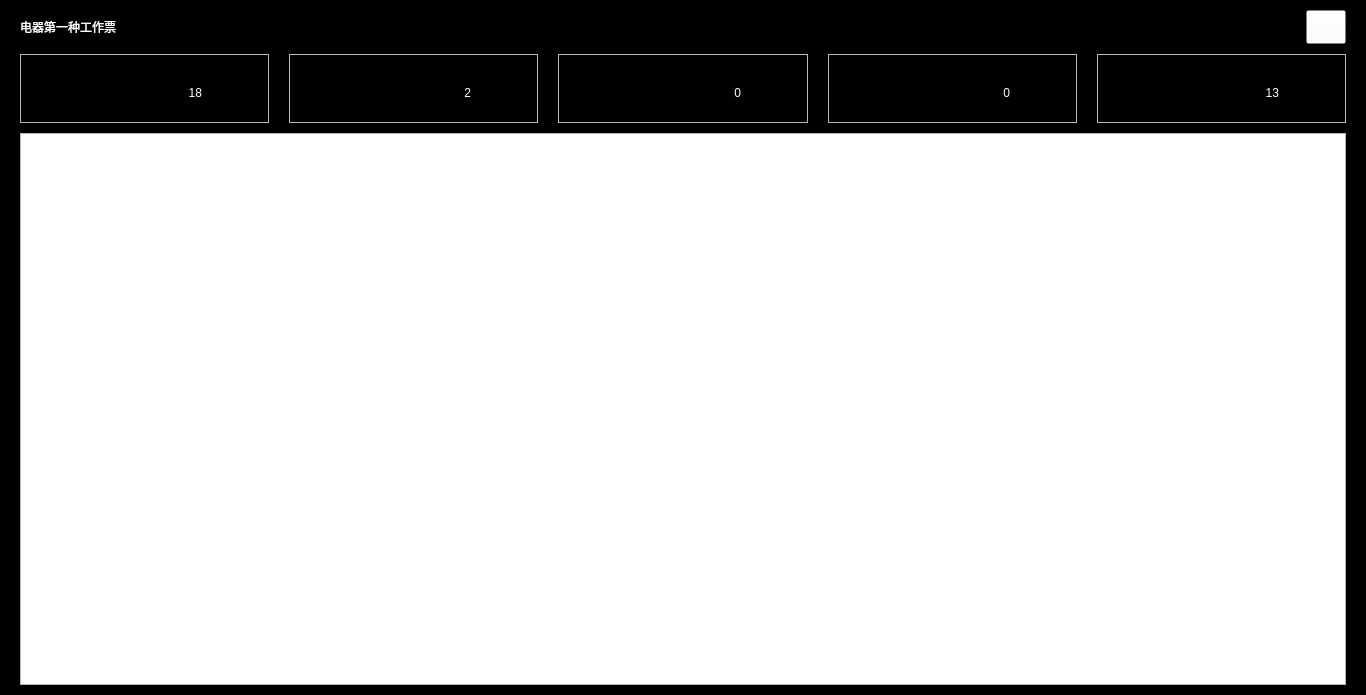
<?xml version="1.0" encoding="UTF-8"?>
<ui version="4.0">
 <class>TicketStepMonitor</class>
 <widget class="QWidget" name="TicketStepMonitor">
  <property name="geometry">
   <rect>
    <x>0</x>
    <y>0</y>
    <width>1366</width>
    <height>695</height>
   </rect>
  </property>
  <property name="windowTitle">
   <string>Form</string>
  </property>
  <property name="styleSheet">
   <string notr="true">QWidget#TicketStepMonitor
{
	
	background-color: rgb(0, 0, 0);
}</string>
  </property>
  <layout class="QGridLayout" name="gridLayout_6">
   <property name="leftMargin">
    <number>20</number>
   </property>
   <property name="topMargin">
    <number>10</number>
   </property>
   <property name="rightMargin">
    <number>20</number>
   </property>
   <property name="bottomMargin">
    <number>10</number>
   </property>
   <property name="spacing">
    <number>0</number>
   </property>
   <item row="0" column="0">
    <layout class="QVBoxLayout" name="verticalLayout_6" stretch="1,2,16">
     <property name="spacing">
      <number>10</number>
     </property>
     <property name="leftMargin">
      <number>0</number>
     </property>
     <property name="topMargin">
      <number>0</number>
     </property>
     <property name="rightMargin">
      <number>0</number>
     </property>
     <property name="bottomMargin">
      <number>0</number>
     </property>
     <item>
      <layout class="QHBoxLayout" name="horizontalLayout" stretch="5,26,1">
       <property name="spacing">
        <number>150</number>
       </property>
       <item>
        <widget class="QLabel" name="label_TicketNameDisp">
         <property name="sizePolicy">
          <sizepolicy hsizetype="Expanding" vsizetype="Expanding">
           <horstretch>0</horstretch>
           <verstretch>0</verstretch>
          </sizepolicy>
         </property>
         <property name="styleSheet">
          <string notr="true">QLabel#label_TicketNameDisp
{
color: rgb(255, 255, 255);
	font: 75 20px &quot;微软雅黑&quot;;
}</string>
         </property>
         <property name="text">
          <string>电器第一种工作票</string>
         </property>
         <property name="alignment">
          <set>Qt::AlignLeading|Qt::AlignLeft|Qt::AlignVCenter</set>
         </property>
        </widget>
       </item>
       <item>
        <spacer name="horizontalSpacer">
         <property name="orientation">
          <enum>Qt::Horizontal</enum>
         </property>
         <property name="sizeHint" stdset="0">
          <size>
           <width>218</width>
           <height>20</height>
          </size>
         </property>
        </spacer>
       </item>
       <item>
        <widget class="QPushButton" name="pushButton_returnLastPage">
         <property name="sizePolicy">
          <sizepolicy hsizetype="Expanding" vsizetype="Expanding">
           <horstretch>0</horstretch>
           <verstretch>0</verstretch>
          </sizepolicy>
         </property>
         <property name="styleSheet">
          <string notr="true">QPushButton#pushButton_returnLastPage
{
	background-color: rgb(255, 255, 255,0);
	border-image: url(:/image/TicketStep/getback.png);
}</string>
         </property>
         <property name="text">
          <string/>
         </property>
        </widget>
       </item>
      </layout>
     </item>
     <item>
      <layout class="QHBoxLayout" name="horizontalLayout_7" stretch="1,1,1,1,1">
       <property name="spacing">
        <number>20</number>
       </property>
       <item>
        <widget class="QFrame" name="frame">
         <property name="styleSheet">
          <string notr="true">QFrame#frame
{
border-image: url(:/image/TicketStep/WorkNum.png);
}

</string>
         </property>
         <property name="frameShape">
          <enum>QFrame::StyledPanel</enum>
         </property>
         <property name="frameShadow">
          <enum>QFrame::Raised</enum>
         </property>
         <layout class="QGridLayout" name="gridLayout">
          <item row="0" column="0">
           <layout class="QVBoxLayout" name="verticalLayout" stretch="1,1">
            <property name="spacing">
             <number>0</number>
            </property>
            <property name="bottomMargin">
             <number>10</number>
            </property>
            <item>
             <widget class="QLabel" name="worklabel">
              <property name="styleSheet">
               <string notr="true">QLabel#worklabel
{
	background-color: rgb(255, 255, 255,0);
}</string>
              </property>
              <property name="text">
               <string/>
              </property>
              <property name="alignment">
               <set>Qt::AlignCenter</set>
              </property>
             </widget>
            </item>
            <item>
             <layout class="QHBoxLayout" name="horizontalLayout_2" stretch="3,1">
              <property name="spacing">
               <number>0</number>
              </property>
              <item>
               <widget class="QLabel" name="label_WorkNum">
                <property name="styleSheet">
                 <string notr="true">QLabel#label_WorkNum
{
	background-color: rgb(255, 255, 255,0);
	color: rgb(255, 255, 255);
	font: 16pt &quot;微软雅黑&quot;;
}</string>
                </property>
                <property name="text">
                 <string>18</string>
                </property>
                <property name="alignment">
                 <set>Qt::AlignRight|Qt::AlignTrailing|Qt::AlignVCenter</set>
                </property>
               </widget>
              </item>
              <item>
               <spacer name="horizontalSpacer_2">
                <property name="orientation">
                 <enum>Qt::Horizontal</enum>
                </property>
                <property name="sizeHint" stdset="0">
                 <size>
                  <width>40</width>
                  <height>20</height>
                 </size>
                </property>
               </spacer>
              </item>
             </layout>
            </item>
           </layout>
          </item>
         </layout>
        </widget>
       </item>
       <item>
        <widget class="QFrame" name="frame_2">
         <property name="styleSheet">
          <string notr="true">QFrame#frame_2
{
border-image: url(:/image/TicketStep/WorkingNum.png);
}

</string>
         </property>
         <property name="frameShape">
          <enum>QFrame::StyledPanel</enum>
         </property>
         <property name="frameShadow">
          <enum>QFrame::Raised</enum>
         </property>
         <layout class="QGridLayout" name="gridLayout_2">
          <item row="0" column="0">
           <layout class="QVBoxLayout" name="verticalLayout_2" stretch="1,1">
            <property name="spacing">
             <number>0</number>
            </property>
            <property name="bottomMargin">
             <number>10</number>
            </property>
            <item>
             <widget class="QLabel" name="joblabel">
              <property name="styleSheet">
               <string notr="true">QLabel#joblabel
{
	background-color: rgb(255, 255, 255,0);
}
</string>
              </property>
              <property name="text">
               <string/>
              </property>
              <property name="alignment">
               <set>Qt::AlignCenter</set>
              </property>
             </widget>
            </item>
            <item>
             <layout class="QHBoxLayout" name="horizontalLayout_3" stretch="3,1">
              <property name="spacing">
               <number>0</number>
              </property>
              <item>
               <widget class="QLabel" name="label_WorkingNum">
                <property name="styleSheet">
                 <string notr="true">QLabel#label_WorkingNum
{
	background-color: rgb(255, 255, 255,0);
	color: rgb(255, 255, 255);
	font: 16pt &quot;微软雅黑&quot;;
}</string>
                </property>
                <property name="text">
                 <string>2</string>
                </property>
                <property name="alignment">
                 <set>Qt::AlignRight|Qt::AlignTrailing|Qt::AlignVCenter</set>
                </property>
               </widget>
              </item>
              <item>
               <spacer name="horizontalSpacer_3">
                <property name="orientation">
                 <enum>Qt::Horizontal</enum>
                </property>
                <property name="sizeHint" stdset="0">
                 <size>
                  <width>40</width>
                  <height>20</height>
                 </size>
                </property>
               </spacer>
              </item>
             </layout>
            </item>
           </layout>
          </item>
         </layout>
        </widget>
       </item>
       <item>
        <widget class="QFrame" name="frame_3">
         <property name="styleSheet">
          <string notr="true">QFrame#frame_3
{
border-image: url(:/image/TicketStep/NoStartWork.png);
}

</string>
         </property>
         <property name="frameShape">
          <enum>QFrame::StyledPanel</enum>
         </property>
         <property name="frameShadow">
          <enum>QFrame::Raised</enum>
         </property>
         <layout class="QGridLayout" name="gridLayout_3">
          <item row="0" column="0">
           <layout class="QVBoxLayout" name="verticalLayout_3" stretch="1,1">
            <property name="spacing">
             <number>0</number>
            </property>
            <property name="bottomMargin">
             <number>10</number>
            </property>
            <item>
             <widget class="QLabel" name="endlabel">
              <property name="styleSheet">
               <string notr="true">background-color: rgb(255, 255, 255,0);</string>
              </property>
              <property name="text">
               <string/>
              </property>
              <property name="alignment">
               <set>Qt::AlignCenter</set>
              </property>
             </widget>
            </item>
            <item>
             <layout class="QHBoxLayout" name="horizontalLayout_4" stretch="3,1">
              <property name="spacing">
               <number>0</number>
              </property>
              <item>
               <widget class="QLabel" name="label_NoStart">
                <property name="styleSheet">
                 <string notr="true">
QLabel#label_NoStart
{	
	background-color: rgb(255, 255, 255,0);
	color: rgb(255, 255, 255);
	font: 16pt &quot;微软雅黑&quot;;
}</string>
                </property>
                <property name="text">
                 <string>0</string>
                </property>
                <property name="alignment">
                 <set>Qt::AlignRight|Qt::AlignTrailing|Qt::AlignVCenter</set>
                </property>
               </widget>
              </item>
              <item>
               <spacer name="horizontalSpacer_4">
                <property name="orientation">
                 <enum>Qt::Horizontal</enum>
                </property>
                <property name="sizeHint" stdset="0">
                 <size>
                  <width>40</width>
                  <height>20</height>
                 </size>
                </property>
               </spacer>
              </item>
             </layout>
            </item>
           </layout>
          </item>
         </layout>
        </widget>
       </item>
       <item>
        <widget class="QFrame" name="frame_4">
         <property name="styleSheet">
          <string notr="true">QFrame#frame_4
{
border-image: url(:/image/TicketStep/HaveEndNum.png);
}

</string>
         </property>
         <property name="frameShape">
          <enum>QFrame::StyledPanel</enum>
         </property>
         <property name="frameShadow">
          <enum>QFrame::Raised</enum>
         </property>
         <layout class="QGridLayout" name="gridLayout_4">
          <item row="0" column="0">
           <layout class="QVBoxLayout" name="verticalLayout_4" stretch="1,1">
            <property name="spacing">
             <number>0</number>
            </property>
            <property name="bottomMargin">
             <number>10</number>
            </property>
            <item>
             <widget class="QLabel" name="endworklabel">
              <property name="styleSheet">
               <string notr="true">QLabel#endworklabel
{
	
	background-color: rgb(255, 255, 255,0);
}</string>
              </property>
              <property name="text">
               <string/>
              </property>
              <property name="alignment">
               <set>Qt::AlignCenter</set>
              </property>
             </widget>
            </item>
            <item>
             <layout class="QHBoxLayout" name="horizontalLayout_5" stretch="3,1">
              <property name="spacing">
               <number>0</number>
              </property>
              <item>
               <widget class="QLabel" name="label_HaveEnd">
                <property name="styleSheet">
                 <string notr="true">QLabel#label_HaveEnd
{
	background-color: rgb(255, 255, 255,0);
	color: rgb(255, 255, 255);
	font: 16pt &quot;微软雅黑&quot;;
}</string>
                </property>
                <property name="text">
                 <string>0</string>
                </property>
                <property name="alignment">
                 <set>Qt::AlignRight|Qt::AlignTrailing|Qt::AlignVCenter</set>
                </property>
               </widget>
              </item>
              <item>
               <spacer name="horizontalSpacer_5">
                <property name="orientation">
                 <enum>Qt::Horizontal</enum>
                </property>
                <property name="sizeHint" stdset="0">
                 <size>
                  <width>40</width>
                  <height>20</height>
                 </size>
                </property>
               </spacer>
              </item>
             </layout>
            </item>
           </layout>
          </item>
         </layout>
        </widget>
       </item>
       <item>
        <widget class="QFrame" name="frame_5">
         <property name="styleSheet">
          <string notr="true">QFrame#frame_5
{
border-image: url(:/image/TicketStep/AlarmWorkNum.png);
}

</string>
         </property>
         <property name="frameShape">
          <enum>QFrame::StyledPanel</enum>
         </property>
         <property name="frameShadow">
          <enum>QFrame::Raised</enum>
         </property>
         <layout class="QGridLayout" name="gridLayout_5">
          <item row="0" column="0">
           <layout class="QVBoxLayout" name="verticalLayout_5" stretch="1,1">
            <property name="spacing">
             <number>0</number>
            </property>
            <property name="bottomMargin">
             <number>10</number>
            </property>
            <item>
             <widget class="QLabel" name="worksumLabel">
              <property name="styleSheet">
               <string notr="true">QLabel#worksumLabel
{
	background-color: rgb(255, 255, 255,0);
}</string>
              </property>
              <property name="text">
               <string/>
              </property>
              <property name="alignment">
               <set>Qt::AlignCenter</set>
              </property>
             </widget>
            </item>
            <item>
             <layout class="QHBoxLayout" name="horizontalLayout_6" stretch="3,1">
              <property name="spacing">
               <number>0</number>
              </property>
              <item>
               <widget class="QLabel" name="label_AlarmWorkNum">
                <property name="styleSheet">
                 <string notr="true">QLabel#label_AlarmWorkNum
{
	background-color: rgb(255, 255, 255,0);
	color: rgb(255, 255, 255);
	font: 16pt &quot;微软雅黑&quot;;
}</string>
                </property>
                <property name="text">
                 <string>13</string>
                </property>
                <property name="alignment">
                 <set>Qt::AlignRight|Qt::AlignTrailing|Qt::AlignVCenter</set>
                </property>
               </widget>
              </item>
              <item>
               <spacer name="horizontalSpacer_6">
                <property name="orientation">
                 <enum>Qt::Horizontal</enum>
                </property>
                <property name="sizeHint" stdset="0">
                 <size>
                  <width>40</width>
                  <height>20</height>
                 </size>
                </property>
               </spacer>
              </item>
             </layout>
            </item>
           </layout>
          </item>
         </layout>
        </widget>
       </item>
      </layout>
     </item>
     <item>
      <widget class="QTableWidget" name="tableWidget_TicketStep"/>
     </item>
    </layout>
   </item>
  </layout>
 </widget>
 <resources/>
 <connections/>
</ui>
